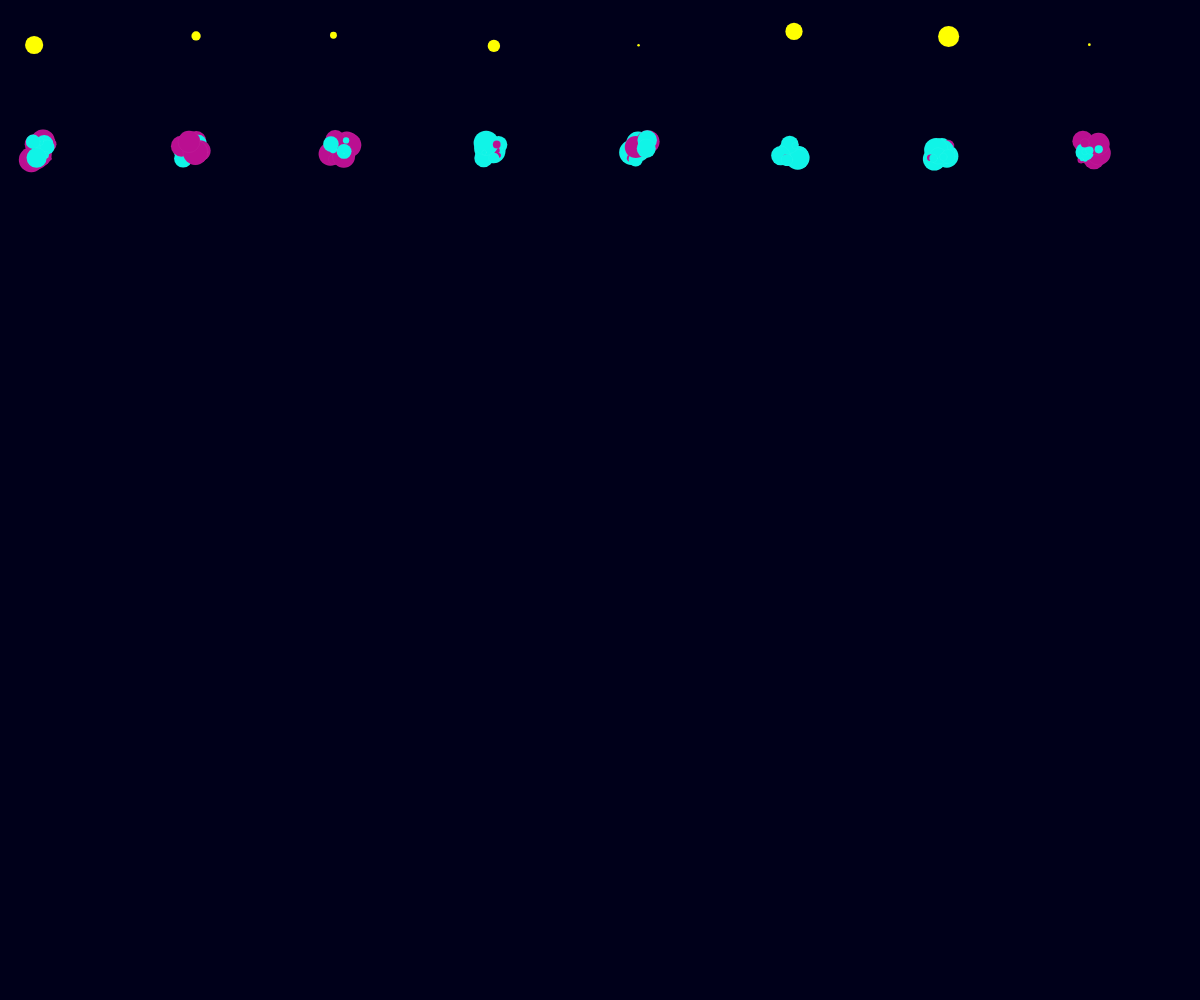
Frame 1 (no input)
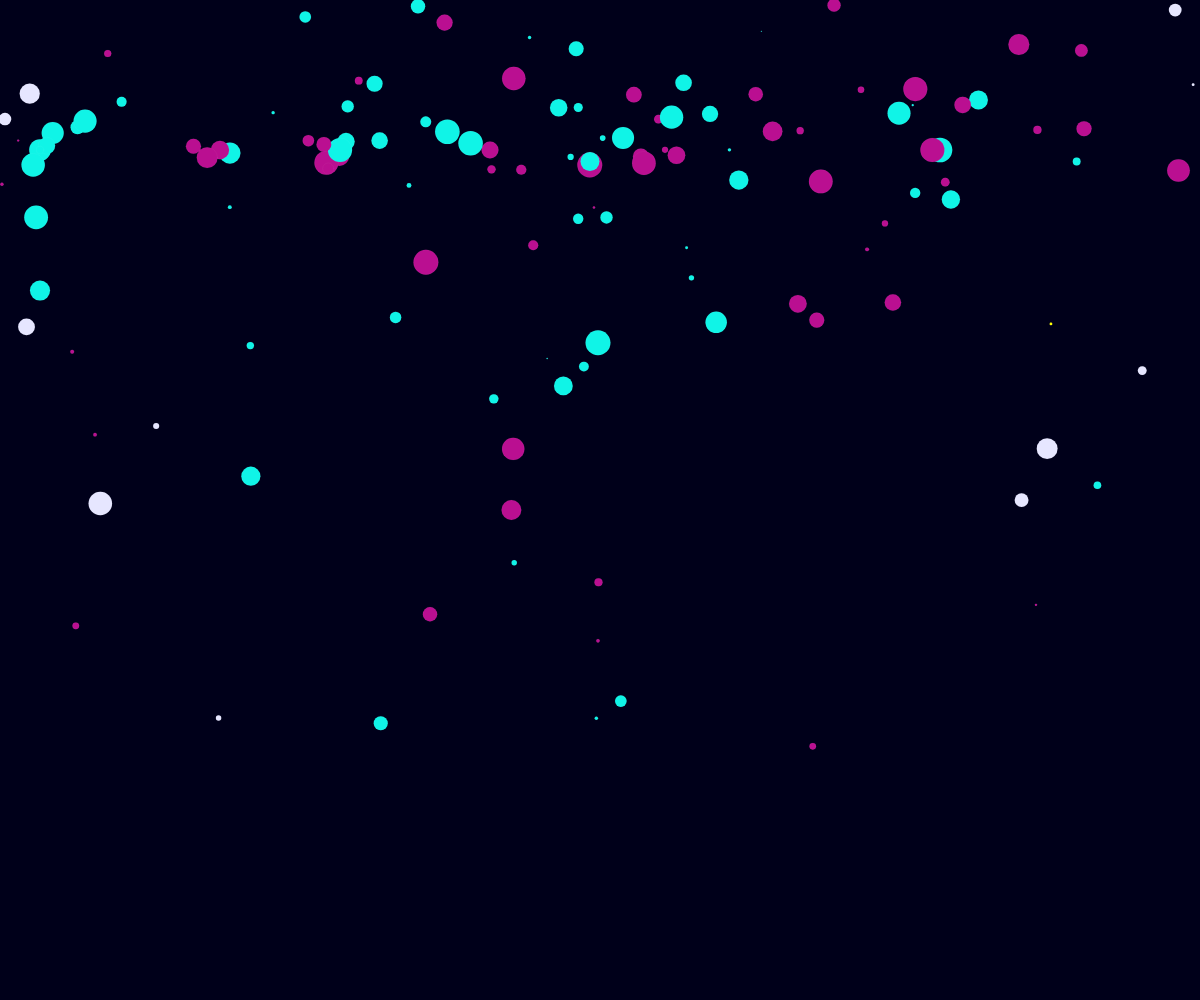
Frame 60 (no input)
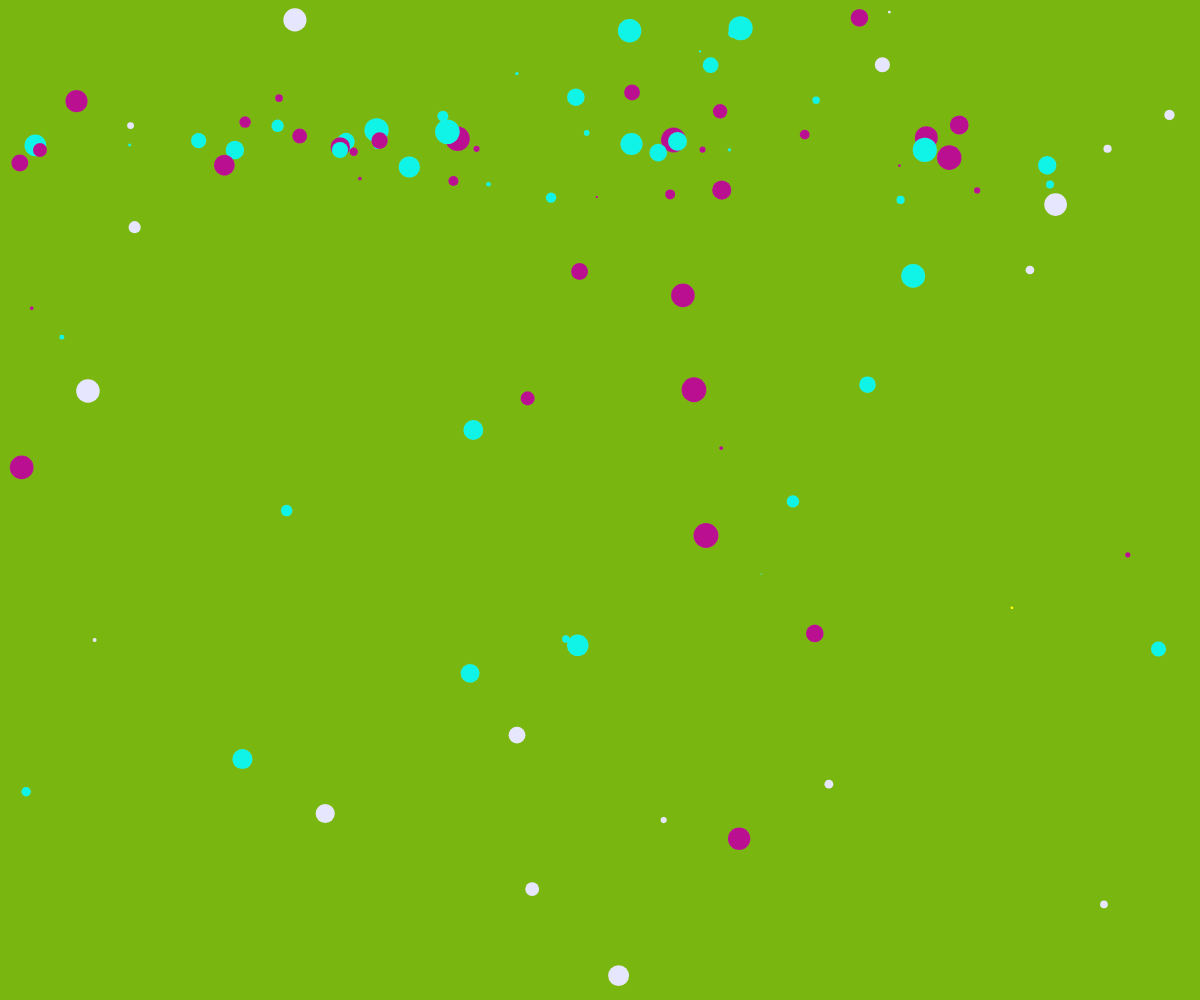
Frame 120 (the mouse pressed at the canvas centre since frame 60)

The p5.js sketch that drew these frames (run headless with seeded random() and noise() and a simulated clock; from frame 60 on, the mouse is pressed at the canvas centre):

// p5.js sketch
// ── sketch.js
//declare variable for array
let stars = [];
// give parameter for how many starts will appear
const numOfStars = 180;

//declare function setup
function setup() {

//declare create canvas and give parameters
  createCanvas(windowWidth, 1000);

//declare no cursor function so the cursor will not show up
  noCursor();

// give parameters to create a new star
  let start_x = 40;
  let start_y = 40;
  for (let i = 1; i < numOfStars; i++) {
// create new object
    stars.push(new Star(start_x, start_y));

// the starting position will let the stars begin in bundles
    start_x += 150;
    if(start_x > width) {
      start_x = 40;
      start_y =+ 150;

    }
  }
}


//declare draw function where our sketch will live
function draw() {

//declare background and give parameters
  background('rgb(0, 0, 26)');

//declare mouse is pressed so when the mouse is pressed the background will generate a random color
  if ( mouseIsPressed ) {
         background( random(255), random(255), random(255) );


     } else {
         background('rgb(0, 0, 26)');

     }


// give parameters when the star is called
  for (let i = 0; i < stars.length; i++) {

    stars[i].starCheck(stars, i);
    stars[i].edgeCheck();
    stars[i].paths();
    stars[i].display();


  }
}





// * Star Class *//

//sets the STAR's class variables using constructor and specifying what to do
class Star {
  constructor (x, y, size) {
    this.color = 'yellow';
    this.size = random(1, 25);
    this.rad = this.size / 2;
    this.posX = x;
    this.posY = y;
    this.deltaX = random (-10, 10);
    this.deltaY = random(-10, 10);

  }

//sets what will be shown on the canvas
  display(){
//declare push and pop function to isolate this section
    push();
//give color to star stroke
    stroke(255, 10);
//give fill the parameter we set above
    fill(this.color);
//set the position of the star
    translate(this.posX, this.posY);
    ellipse(0, 0, this.size);
    pop();

  }


//sets the stars movement
  paths() {
    this.posX += this.deltaX;
    this.posY += this.deltaY;


  }


//this will check if the stars hit the borders of the canvas
  edgeCheck(){
    if (this.posX + this.rad >= width || this.posX - this.rad <= 0) {
      this.deltaX *= -1;
//if the border is reached the star will change to this color
      this.color = 'rgb(230, 230, 255)';

    }

//this will check if the stars hit the borders of the canvas
    if (this.posY + this.rad >= height || this.posY - this.rad <= 0){
      this.deltaX *= -1;
//if the border is reached the star will change to this color
      this.color = 'rgb(230, 230, 255)';


    }

  }



  starCheck(otherStars, myId) {

//this will allow the stars to touch for loops
    for (let n = 0; n < otherStars.length; n++) {
// check for stars touching if n!=myId, if not then it will skip
      if (n != myId) {
        let d = dist(this.posX, this.posY, otherStars[n].posX, otherStars[n].posY)
        let combinedR = this.rad + otherStars[n].rad;

        if (d <= combinedR) {
            this.deltaX *= -1;
            this.deltaY *= -1;
//when touched the colors will flip back and forth
          if(this.color == 'rgb(186, 15, 145)') {
            this.color = 'rgb(16, 244, 231)';
          } else {
            this.color = 'rgb(186, 15, 145)';
          }


          }
        }
      }
    }
  }
